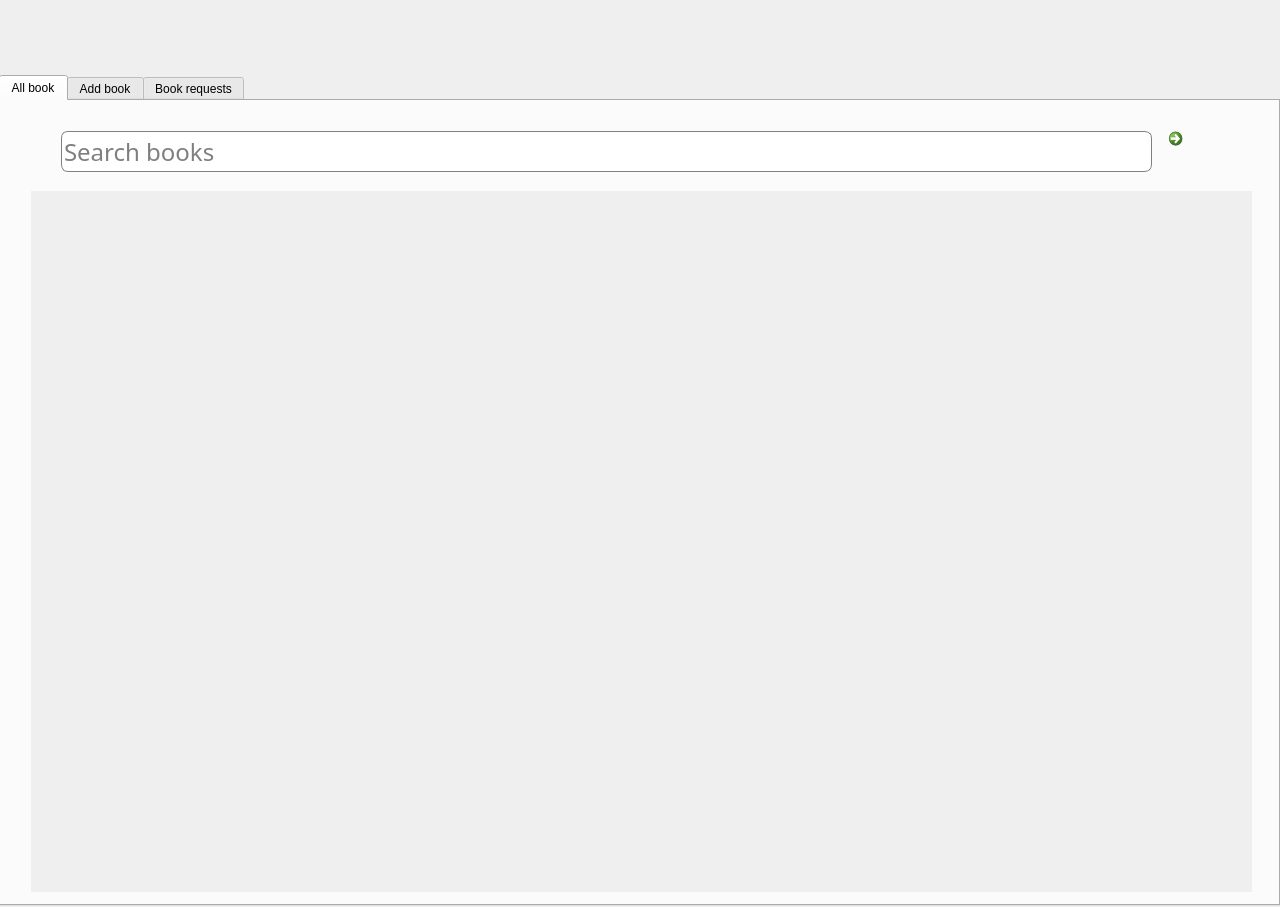
<?xml version="1.0" encoding="UTF-8"?>
<ui version="4.0">
 <class>Libmenu</class>
 <widget class="QWidget" name="Libmenu">
  <property name="geometry">
   <rect>
    <x>0</x>
    <y>0</y>
    <width>1280</width>
    <height>907</height>
   </rect>
  </property>
  <property name="windowTitle">
   <string>Libmenu</string>
  </property>
  <property name="styleSheet">
   <string notr="true">#Libmenu {	
border-image: url(:/LIBPRO/pattern-5_blur.png);
}

QPushButton {	
	border-radius: 40px;
	background-color: qlineargradient(spread:reflect, x1:0.669951, y1:0.727273, x2:0, y2:0, stop:0 rgba(168, 237, 205, 255), stop:0.492611 rgba(255, 255, 255, 255));

}


QPushButton:hover {
background: qradialgradient(cx: 0.3, cy: -0.4,
fx: 0.3, fy: -0.4,
radius: 1.35, stop: 0 #fff, stop: 1 rgb(212, 236, 215));
}

QPushButton:pressed {
background: qradialgradient(cx: 0.4, cy: -0.1,
fx: 0.4, fy: -0.1,
radius: 1.35, stop: 0 #fff, stop: 1 #ddd);
}


QLineEdit {
	border: 1px solid grey;
	border-radius: 7px;
    width: 200px;
    height: 150px;
}

QLabel {
	color: #646568;
	font-size: 14px;
	font-weight: bold;
	font-family: &quot;Bangla Sangam MN&quot;;
}</string>
  </property>
  <widget class="QPushButton" name="buttonLogout">
   <property name="geometry">
    <rect>
     <x>1160</x>
     <y>10</y>
     <width>64</width>
     <height>60</height>
    </rect>
   </property>
   <property name="cursor">
    <cursorShape>PointingHandCursor</cursorShape>
   </property>
   <property name="styleSheet">
    <string notr="true">background:transparent;
border:none;</string>
   </property>
   <property name="text">
    <string/>
   </property>
   <property name="icon">
    <iconset>
     <normaloff>power-button-md.png</normaloff>power-button-md.png</iconset>
   </property>
   <property name="iconSize">
    <size>
     <width>60</width>
     <height>60</height>
    </size>
   </property>
  </widget>
  <widget class="QTabWidget" name="tabWidget">
   <property name="geometry">
    <rect>
     <x>-1</x>
     <y>75</y>
     <width>1281</width>
     <height>831</height>
    </rect>
   </property>
   <property name="currentIndex">
    <number>0</number>
   </property>
   <widget class="QWidget" name="All_book">
    <attribute name="title">
     <string>All book</string>
    </attribute>
    <widget class="QScrollArea" name="scrollArea">
     <property name="geometry">
      <rect>
       <x>30</x>
       <y>90</y>
       <width>1221</width>
       <height>701</height>
      </rect>
     </property>
     <property name="frameShape">
      <enum>QFrame::NoFrame</enum>
     </property>
     <property name="widgetResizable">
      <bool>true</bool>
     </property>
     <property name="alignment">
      <set>Qt::AlignLeading|Qt::AlignLeft|Qt::AlignTop</set>
     </property>
     <widget class="QWidget" name="scrollAreaWidgetContents">
      <property name="geometry">
       <rect>
        <x>0</x>
        <y>0</y>
        <width>1221</width>
        <height>701</height>
       </rect>
      </property>
      <layout class="QVBoxLayout" name="verticalLayout_2"/>
     </widget>
    </widget>
    <widget class="QLineEdit" name="searchLine">
     <property name="geometry">
      <rect>
       <x>60</x>
       <y>30</y>
       <width>1091</width>
       <height>41</height>
      </rect>
     </property>
     <property name="font">
      <font>
       <family>Lucida Calligraphy</family>
       <pointsize>18</pointsize>
      </font>
     </property>
     <property name="focusPolicy">
      <enum>Qt::StrongFocus</enum>
     </property>
     <property name="text">
      <string/>
     </property>
     <property name="placeholderText">
      <string>Search books</string>
     </property>
     <property name="clearButtonEnabled">
      <bool>true</bool>
     </property>
    </widget>
    <widget class="QCommandLinkButton" name="searchButton">
     <property name="geometry">
      <rect>
       <x>1160</x>
       <y>20</y>
       <width>51</width>
       <height>61</height>
      </rect>
     </property>
     <property name="cursor">
      <cursorShape>PointingHandCursor</cursorShape>
     </property>
     <property name="mouseTracking">
      <bool>true</bool>
     </property>
     <property name="styleSheet">
      <string notr="true">border: none;
border-radius: 15px;
background: transparent;</string>
     </property>
     <property name="text">
      <string/>
     </property>
     <property name="icon">
      <iconset>
       <normaloff>search_icon.png</normaloff>search_icon.png</iconset>
     </property>
     <property name="iconSize">
      <size>
       <width>40</width>
       <height>60</height>
      </size>
     </property>
    </widget>
   </widget>
   <widget class="QWidget" name="Add_book">
    <attribute name="title">
     <string>Add book</string>
    </attribute>
    <widget class="QPushButton" name="pushButton_4">
     <property name="geometry">
      <rect>
       <x>220</x>
       <y>410</y>
       <width>101</width>
       <height>41</height>
      </rect>
     </property>
     <property name="styleSheet">
      <string notr="true">border-radius: 20px;</string>
     </property>
     <property name="text">
      <string>Choose File</string>
     </property>
    </widget>
    <widget class="QLabel" name="book_Img">
     <property name="geometry">
      <rect>
       <x>80</x>
       <y>50</y>
       <width>221</width>
       <height>341</height>
      </rect>
     </property>
     <property name="text">
      <string>*Book Image*</string>
     </property>
    </widget>
    <widget class="QLabel" name="type">
     <property name="geometry">
      <rect>
       <x>400</x>
       <y>130</y>
       <width>47</width>
       <height>16</height>
      </rect>
     </property>
     <property name="text">
      <string>Type</string>
     </property>
    </widget>
    <widget class="QLabel" name="date">
     <property name="geometry">
      <rect>
       <x>780</x>
       <y>130</y>
       <width>111</width>
       <height>20</height>
      </rect>
     </property>
     <property name="text">
      <string>Date Released</string>
     </property>
    </widget>
    <widget class="QLineEdit" name="typeEdit">
     <property name="geometry">
      <rect>
       <x>450</x>
       <y>120</y>
       <width>231</width>
       <height>41</height>
      </rect>
     </property>
    </widget>
    <widget class="QLineEdit" name="nameEdit">
     <property name="geometry">
      <rect>
       <x>450</x>
       <y>50</y>
       <width>231</width>
       <height>41</height>
      </rect>
     </property>
    </widget>
    <widget class="QLineEdit" name="authorEdit">
     <property name="geometry">
      <rect>
       <x>890</x>
       <y>50</y>
       <width>231</width>
       <height>31</height>
      </rect>
     </property>
    </widget>
    <widget class="QLabel" name="name">
     <property name="geometry">
      <rect>
       <x>400</x>
       <y>60</y>
       <width>47</width>
       <height>13</height>
      </rect>
     </property>
     <property name="styleSheet">
      <string notr="true"/>
     </property>
     <property name="text">
      <string>Name</string>
     </property>
    </widget>
    <widget class="QLineEdit" name="dateEdit">
     <property name="geometry">
      <rect>
       <x>890</x>
       <y>120</y>
       <width>231</width>
       <height>31</height>
      </rect>
     </property>
    </widget>
    <widget class="QLabel" name="author">
     <property name="geometry">
      <rect>
       <x>830</x>
       <y>60</y>
       <width>61</width>
       <height>21</height>
      </rect>
     </property>
     <property name="text">
      <string>Author</string>
     </property>
    </widget>
    <widget class="QLabel" name="rating">
     <property name="geometry">
      <rect>
       <x>620</x>
       <y>200</y>
       <width>51</width>
       <height>16</height>
      </rect>
     </property>
     <property name="text">
      <string>Rating</string>
     </property>
    </widget>
    <widget class="QLineEdit" name="borrowEdit">
     <property name="geometry">
      <rect>
       <x>510</x>
       <y>180</y>
       <width>41</width>
       <height>41</height>
      </rect>
     </property>
     <property name="text">
      <string>5</string>
     </property>
    </widget>
    <widget class="QLineEdit" name="ratingEdit">
     <property name="geometry">
      <rect>
       <x>670</x>
       <y>180</y>
       <width>41</width>
       <height>41</height>
      </rect>
     </property>
    </widget>
    <widget class="QLabel" name="number">
     <property name="geometry">
      <rect>
       <x>400</x>
       <y>200</y>
       <width>101</width>
       <height>16</height>
      </rect>
     </property>
     <property name="text">
      <string>Max Borrowed</string>
     </property>
    </widget>
    <widget class="QLineEdit" name="linkEdit">
     <property name="geometry">
      <rect>
       <x>450</x>
       <y>245</y>
       <width>671</width>
       <height>41</height>
      </rect>
     </property>
    </widget>
    <widget class="QLabel" name="link">
     <property name="geometry">
      <rect>
       <x>400</x>
       <y>250</y>
       <width>31</width>
       <height>21</height>
      </rect>
     </property>
     <property name="text">
      <string>Link</string>
     </property>
    </widget>
    <widget class="QLabel" name="label_21">
     <property name="geometry">
      <rect>
       <x>400</x>
       <y>500</y>
       <width>61</width>
       <height>21</height>
      </rect>
     </property>
     <property name="text">
      <string>Review</string>
     </property>
    </widget>
    <widget class="QPlainTextEdit" name="summary">
     <property name="geometry">
      <rect>
       <x>470</x>
       <y>310</y>
       <width>651</width>
       <height>151</height>
      </rect>
     </property>
    </widget>
    <widget class="QLabel" name="label_22">
     <property name="geometry">
      <rect>
       <x>390</x>
       <y>310</y>
       <width>61</width>
       <height>21</height>
      </rect>
     </property>
     <property name="text">
      <string>Sumary</string>
     </property>
    </widget>
    <widget class="QPlainTextEdit" name="review">
     <property name="geometry">
      <rect>
       <x>470</x>
       <y>490</y>
       <width>651</width>
       <height>161</height>
      </rect>
     </property>
    </widget>
    <widget class="QPushButton" name="pushButton">
     <property name="geometry">
      <rect>
       <x>980</x>
       <y>690</y>
       <width>151</width>
       <height>41</height>
      </rect>
     </property>
     <property name="text">
      <string>Add</string>
     </property>
    </widget>
   </widget>
   <widget class="QWidget" name="Book_request">
    <attribute name="title">
     <string>Book requests</string>
    </attribute>
    <widget class="QScrollArea" name="scrollArea_2">
     <property name="geometry">
      <rect>
       <x>30</x>
       <y>30</y>
       <width>1221</width>
       <height>741</height>
      </rect>
     </property>
     <property name="frameShape">
      <enum>QFrame::NoFrame</enum>
     </property>
     <property name="widgetResizable">
      <bool>true</bool>
     </property>
     <property name="alignment">
      <set>Qt::AlignLeading|Qt::AlignLeft|Qt::AlignTop</set>
     </property>
     <widget class="QWidget" name="scrollAreaWidgetContents_2">
      <property name="geometry">
       <rect>
        <x>0</x>
        <y>0</y>
        <width>1221</width>
        <height>741</height>
       </rect>
      </property>
      <layout class="QVBoxLayout" name="verticalLayout_3"/>
     </widget>
    </widget>
   </widget>
  </widget>
  <widget class="QPushButton" name="aboutButton">
   <property name="geometry">
    <rect>
     <x>1050</x>
     <y>0</y>
     <width>111</width>
     <height>71</height>
    </rect>
   </property>
   <property name="styleSheet">
    <string notr="true">border:none;
background:transparent;</string>
   </property>
   <property name="text">
    <string/>
   </property>
   <property name="icon">
    <iconset resource="LIBPRO.qrc">
     <normaloff>:/LIBPRO/Alecive-Flatwoken-Apps-Help-Info.ico</normaloff>:/LIBPRO/Alecive-Flatwoken-Apps-Help-Info.ico</iconset>
   </property>
   <property name="iconSize">
    <size>
     <width>70</width>
     <height>70</height>
    </size>
   </property>
  </widget>
 </widget>
 <layoutdefault spacing="6" margin="11"/>
 <resources>
  <include location="LIBPRO.qrc"/>
 </resources>
 <connections/>
</ui>
